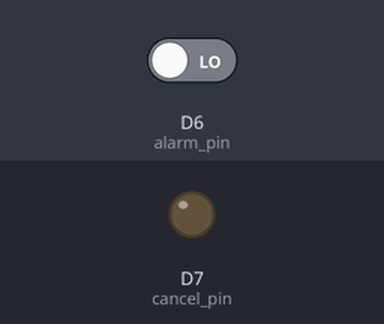
A sketch run on a simulated ESP8266 (NodeMCU). Shown: output pins drawn as LEDs (lit = HIGH). Inputs (shaded band) come from the test bench; at power-on: D6 (alarm_pin) LOW. WiFi joins after 1.5 s; servers stay silent unless stated.

Above: at 2.7 s.
2.8 s: D6 (alarm_pin) driven HIGH
At 3.2 s:
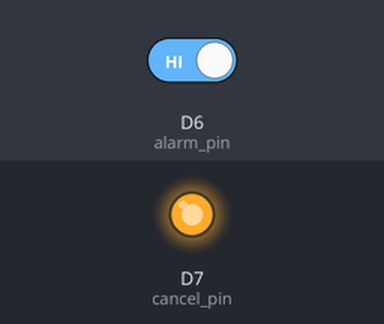
Timing chart, 0 to 5.8 s (numbered marks = the images above; inputs shaded):
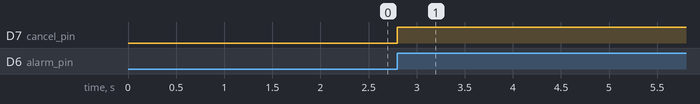

Measured:
- after the input at 2.8 s, D7 (cancel_pin): LOW → HIGH at once

The sketch:

sketchRelay_oct10a.ino
```cpp
#include <ESP8266WiFi.h>

const byte alarm_pin = D6;
const byte cancel_pin = 13;
const byte relay1_pin = D7;
const byte relay2_pin = 16;

//setup for the minimum time interval for a new interrupt to be considered.

void setup()
{
  Serial1.begin(9600);
  Serial1.setDebugOutput(true);
  pinMode(alarm_pin, INPUT);
  pinMode(cancel_pin, INPUT);
  pinMode(relay1_pin, OUTPUT);
  digitalWrite(relay1_pin, LOW);
  Serial1.printf("\nRelay pin 14 is set to LOW\n");
  WiFi.mode(WIFI_STA);
  WiFi.disconnect();
  //WiFi.begin("Lumia 930 3419", "123yesno");
  WiFi.begin("Electrotel_Dirani", "onlyforworkpls");
  Serial1.print("Connecting");
  while (WiFi.status() != WL_CONNECTED)
  {
    delay(500);
    Serial1.print(".");
  }
  Serial1.printf("\nConnected to WiFi network with IP address: ");
  Serial1.println(WiFi.localIP());
}

void loop() {
  if (digitalRead(alarm_pin)){
    digitalWrite(relay1_pin, HIGH);
    Serial1.printf("\nRelay pin 14 is set to HIGH\n");
    delay(10000);
    digitalWrite(relay1_pin, LOW);
    Serial1.printf("\nRelay pin 14 is set to LOW again\n");
  }
}
//you should use LEDs to notify the end user about the system's state (working fine, no connection, awaiting response from server, ...)...........
// Also the reset button should be apparent and probably the circuit should be able to be flashed on site...
```
